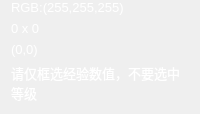
       <widget class="QWidget" name="widget_2" native="true">
        <layout class="QVBoxLayout" name="verticalLayout_2">
         <property name="topMargin">
          <number>0</number>
         </property>
         <item>
          <widget class="QLabel" name="labelRGB">
           <property name="sizePolicy">
            <sizepolicy hsizetype="Preferred" vsizetype="Fixed">
             <horstretch>0</horstretch>
             <verstretch>0</verstretch>
            </sizepolicy>
           </property>
           <property name="palette">
            <palette>
             <active>
              <colorrole role="WindowText">
               <brush brushstyle="SolidPattern">
                <color alpha="255">
                 <red>255</red>
                 <green>255</green>
                 <blue>255</blue>
                </color>
               </brush>
              </colorrole>
              <colorrole role="Button">
               <brush brushstyle="SolidPattern">
                <color alpha="230">
                 <red>0</red>
                 <green>0</green>
                 <blue>0</blue>
                </color>
               </brush>
              </colorrole>
              <colorrole role="Text">
               <brush brushstyle="SolidPattern">
                <color alpha="255">
                 <red>255</red>
                 <green>255</green>
                 <blue>255</blue>
                </color>
               </brush>
              </colorrole>
              <colorrole role="ButtonText">
               <brush brushstyle="SolidPattern">
                <color alpha="255">
                 <red>255</red>
                 <green>255</green>
                 <blue>255</blue>
                </color>
               </brush>
              </colorrole>
              <colorrole role="Base">
               <brush brushstyle="SolidPattern">
                <color alpha="230">
                 <red>0</red>
                 <green>0</green>
                 <blue>0</blue>
                </color>
               </brush>
              </colorrole>
              <colorrole role="Window">
               <brush brushstyle="SolidPattern">
                <color alpha="230">
                 <red>0</red>
                 <green>0</green>
                 <blue>0</blue>
                </color>
               </brush>
              </colorrole>
              <colorrole role="PlaceholderText">
               <brush brushstyle="NoBrush">
                <color alpha="128">
                 <red>255</red>
                 <green>255</green>
                 <blue>255</blue>
                </color>
               </brush>
              </colorrole>
             </active>
             <inactive>
              <colorrole role="WindowText">
               <brush brushstyle="SolidPattern">
                <color alpha="255">
                 <red>255</red>
                 <green>255</green>
                 <blue>255</blue>
                </color>
               </brush>
              </colorrole>
              <colorrole role="Button">
               <brush brushstyle="SolidPattern">
                <color alpha="230">
                 <red>0</red>
                 <green>0</green>
                 <blue>0</blue>
                </color>
               </brush>
              </colorrole>
              <colorrole role="Text">
               <brush brushstyle="SolidPattern">
                <color alpha="255">
                 <red>255</red>
                 <green>255</green>
                 <blue>255</blue>
                </color>
               </brush>
              </colorrole>
              <colorrole role="ButtonText">
               <brush brushstyle="SolidPattern">
                <color alpha="255">
                 <red>255</red>
                 <green>255</green>
                 <blue>255</blue>
                </color>
               </brush>
              </colorrole>
              <colorrole role="Base">
               <brush brushstyle="SolidPattern">
                <color alpha="230">
                 <red>0</red>
                 <green>0</green>
                 <blue>0</blue>
                </color>
               </brush>
              </colorrole>
              <colorrole role="Window">
               <brush brushstyle="SolidPattern">
                <color alpha="230">
                 <red>0</red>
                 <green>0</green>
                 <blue>0</blue>
                </color>
               </brush>
              </colorrole>
              <colorrole role="PlaceholderText">
               <brush brushstyle="NoBrush">
                <color alpha="128">
                 <red>255</red>
                 <green>255</green>
                 <blue>255</blue>
                </color>
               </brush>
              </colorrole>
             </inactive>
             <disabled>
              <colorrole role="WindowText">
               <brush brushstyle="SolidPattern">
                <color alpha="255">
                 <red>255</red>
                 <green>255</green>
                 <blue>255</blue>
                </color>
               </brush>
              </colorrole>
              <colorrole role="Button">
               <brush brushstyle="SolidPattern">
                <color alpha="230">
                 <red>0</red>
                 <green>0</green>
                 <blue>0</blue>
                </color>
               </brush>
              </colorrole>
              <colorrole role="Text">
               <brush brushstyle="SolidPattern">
                <color alpha="255">
                 <red>255</red>
                 <green>255</green>
                 <blue>255</blue>
                </color>
               </brush>
              </colorrole>
              <colorrole role="ButtonText">
               <brush brushstyle="SolidPattern">
                <color alpha="255">
                 <red>255</red>
                 <green>255</green>
                 <blue>255</blue>
                </color>
               </brush>
              </colorrole>
              <colorrole role="Base">
               <brush brushstyle="SolidPattern">
                <color alpha="230">
                 <red>0</red>
                 <green>0</green>
                 <blue>0</blue>
                </color>
               </brush>
              </colorrole>
              <colorrole role="Window">
               <brush brushstyle="SolidPattern">
                <color alpha="230">
                 <red>0</red>
                 <green>0</green>
                 <blue>0</blue>
                </color>
               </brush>
              </colorrole>
              <colorrole role="PlaceholderText">
               <brush brushstyle="NoBrush">
                <color alpha="128">
                 <red>255</red>
                 <green>255</green>
                 <blue>255</blue>
                </color>
               </brush>
              </colorrole>
             </disabled>
            </palette>
           </property>
           <property name="font">
            <font>
             <family>Arial</family>
             <pointsize>10</pointsize>
            </font>
           </property>
           <property name="text">
            <string notr="true">RGB:(255,255,255)</string>
           </property>
           <property name="scaledContents">
            <bool>true</bool>
           </property>
          </widget>
         </item>
         <item>
          <widget class="QLabel" name="labelSize">
           <property name="sizePolicy">
            <sizepolicy hsizetype="Expanding" vsizetype="Fixed">
             <horstretch>0</horstretch>
             <verstretch>0</verstretch>
            </sizepolicy>
           </property>
           <property name="palette">
            <palette>
             <active>
              <colorrole role="WindowText">
               <brush brushstyle="SolidPattern">
                <color alpha="255">
                 <red>255</red>
                 <green>255</green>
                 <blue>255</blue>
                </color>
               </brush>
              </colorrole>
              <colorrole role="Button">
               <brush brushstyle="SolidPattern">
                <color alpha="230">
                 <red>0</red>
                 <green>0</green>
                 <blue>0</blue>
                </color>
               </brush>
              </colorrole>
              <colorrole role="Text">
               <brush brushstyle="SolidPattern">
                <color alpha="255">
                 <red>255</red>
                 <green>255</green>
                 <blue>255</blue>
                </color>
               </brush>
              </colorrole>
              <colorrole role="ButtonText">
               <brush brushstyle="SolidPattern">
                <color alpha="255">
                 <red>255</red>
                 <green>255</green>
                 <blue>255</blue>
                </color>
               </brush>
              </colorrole>
              <colorrole role="Base">
               <brush brushstyle="SolidPattern">
                <color alpha="230">
                 <red>0</red>
                 <green>0</green>
                 <blue>0</blue>
                </color>
               </brush>
              </colorrole>
              <colorrole role="Window">
               <brush brushstyle="SolidPattern">
                <color alpha="230">
                 <red>0</red>
                 <green>0</green>
                 <blue>0</blue>
                </color>
               </brush>
              </colorrole>
              <colorrole role="PlaceholderText">
               <brush brushstyle="NoBrush">
                <color alpha="128">
                 <red>255</red>
                 <green>255</green>
                 <blue>255</blue>
                </color>
               </brush>
              </colorrole>
             </active>
             <inactive>
              <colorrole role="WindowText">
               <brush brushstyle="SolidPattern">
                <color alpha="255">
                 <red>255</red>
                 <green>255</green>
                 <blue>255</blue>
                </color>
               </brush>
              </colorrole>
              <colorrole role="Button">
               <brush brushstyle="SolidPattern">
                <color alpha="230">
                 <red>0</red>
                 <green>0</green>
                 <blue>0</blue>
                </color>
               </brush>
              </colorrole>
              <colorrole role="Text">
               <brush brushstyle="SolidPattern">
                <color alpha="255">
                 <red>255</red>
                 <green>255</green>
                 <blue>255</blue>
                </color>
               </brush>
              </colorrole>
              <colorrole role="ButtonText">
               <brush brushstyle="SolidPattern">
                <color alpha="255">
                 <red>255</red>
                 <green>255</green>
                 <blue>255</blue>
                </color>
               </brush>
              </colorrole>
              <colorrole role="Base">
               <brush brushstyle="SolidPattern">
                <color alpha="230">
                 <red>0</red>
                 <green>0</green>
                 <blue>0</blue>
                </color>
               </brush>
              </colorrole>
              <colorrole role="Window">
               <brush brushstyle="SolidPattern">
                <color alpha="230">
                 <red>0</red>
                 <green>0</green>
                 <blue>0</blue>
                </color>
               </brush>
              </colorrole>
              <colorrole role="PlaceholderText">
               <brush brushstyle="NoBrush">
                <color alpha="128">
                 <red>255</red>
                 <green>255</green>
                 <blue>255</blue>
                </color>
               </brush>
              </colorrole>
             </inactive>
             <disabled>
              <colorrole role="WindowText">
               <brush brushstyle="SolidPattern">
                <color alpha="255">
                 <red>255</red>
                 <green>255</green>
                 <blue>255</blue>
                </color>
               </brush>
              </colorrole>
              <colorrole role="Button">
               <brush brushstyle="SolidPattern">
                <color alpha="230">
                 <red>0</red>
                 <green>0</green>
                 <blue>0</blue>
                </color>
               </brush>
              </colorrole>
              <colorrole role="Text">
               <brush brushstyle="SolidPattern">
                <color alpha="255">
                 <red>255</red>
                 <green>255</green>
                 <blue>255</blue>
                </color>
               </brush>
              </colorrole>
              <colorrole role="ButtonText">
               <brush brushstyle="SolidPattern">
                <color alpha="255">
                 <red>255</red>
                 <green>255</green>
                 <blue>255</blue>
                </color>
               </brush>
              </colorrole>
              <colorrole role="Base">
               <brush brushstyle="SolidPattern">
                <color alpha="230">
                 <red>0</red>
                 <green>0</green>
                 <blue>0</blue>
                </color>
               </brush>
              </colorrole>
              <colorrole role="Window">
               <brush brushstyle="SolidPattern">
                <color alpha="230">
                 <red>0</red>
                 <green>0</green>
                 <blue>0</blue>
                </color>
               </brush>
              </colorrole>
              <colorrole role="PlaceholderText">
               <brush brushstyle="NoBrush">
                <color alpha="128">
                 <red>255</red>
                 <green>255</green>
                 <blue>255</blue>
                </color>
               </brush>
              </colorrole>
             </disabled>
            </palette>
           </property>
           <property name="font">
            <font>
             <family>Arial</family>
             <pointsize>10</pointsize>
            </font>
           </property>
           <property name="text">
            <string notr="true">0 x 0</string>
           </property>
           <property name="scaledContents">
            <bool>true</bool>
           </property>
          </widget>
         </item>
         <item>
          <widget class="QLabel" name="labelPosition">
           <property name="sizePolicy">
            <sizepolicy hsizetype="Expanding" vsizetype="Fixed">
             <horstretch>0</horstretch>
             <verstretch>0</verstretch>
            </sizepolicy>
           </property>
           <property name="palette">
            <palette>
             <active>
              <colorrole role="WindowText">
               <brush brushstyle="SolidPattern">
                <color alpha="255">
                 <red>255</red>
                 <green>255</green>
                 <blue>255</blue>
                </color>
               </brush>
              </colorrole>
              <colorrole role="Button">
               <brush brushstyle="SolidPattern">
                <color alpha="230">
                 <red>0</red>
                 <green>0</green>
                 <blue>0</blue>
                </color>
               </brush>
              </colorrole>
              <colorrole role="Text">
               <brush brushstyle="SolidPattern">
                <color alpha="255">
                 <red>255</red>
                 <green>255</green>
                 <blue>255</blue>
                </color>
               </brush>
              </colorrole>
              <colorrole role="ButtonText">
               <brush brushstyle="SolidPattern">
                <color alpha="255">
                 <red>255</red>
                 <green>255</green>
                 <blue>255</blue>
                </color>
               </brush>
              </colorrole>
              <colorrole role="Base">
               <brush brushstyle="SolidPattern">
                <color alpha="230">
                 <red>0</red>
                 <green>0</green>
                 <blue>0</blue>
                </color>
               </brush>
              </colorrole>
              <colorrole role="Window">
               <brush brushstyle="SolidPattern">
                <color alpha="230">
                 <red>0</red>
                 <green>0</green>
                 <blue>0</blue>
                </color>
               </brush>
              </colorrole>
              <colorrole role="PlaceholderText">
               <brush brushstyle="NoBrush">
                <color alpha="128">
                 <red>255</red>
                 <green>255</green>
                 <blue>255</blue>
                </color>
               </brush>
              </colorrole>
             </active>
             <inactive>
              <colorrole role="WindowText">
               <brush brushstyle="SolidPattern">
                <color alpha="255">
                 <red>255</red>
                 <green>255</green>
                 <blue>255</blue>
                </color>
               </brush>
              </colorrole>
              <colorrole role="Button">
               <brush brushstyle="SolidPattern">
                <color alpha="230">
                 <red>0</red>
                 <green>0</green>
                 <blue>0</blue>
                </color>
               </brush>
              </colorrole>
              <colorrole role="Text">
               <brush brushstyle="SolidPattern">
                <color alpha="255">
                 <red>255</red>
                 <green>255</green>
                 <blue>255</blue>
                </color>
               </brush>
              </colorrole>
              <colorrole role="ButtonText">
               <brush brushstyle="SolidPattern">
                <color alpha="255">
                 <red>255</red>
                 <green>255</green>
                 <blue>255</blue>
                </color>
               </brush>
              </colorrole>
              <colorrole role="Base">
               <brush brushstyle="SolidPattern">
                <color alpha="230">
                 <red>0</red>
                 <green>0</green>
                 <blue>0</blue>
                </color>
               </brush>
              </colorrole>
              <colorrole role="Window">
               <brush brushstyle="SolidPattern">
                <color alpha="230">
                 <red>0</red>
                 <green>0</green>
                 <blue>0</blue>
                </color>
               </brush>
              </colorrole>
              <colorrole role="PlaceholderText">
               <brush brushstyle="NoBrush">
                <color alpha="128">
                 <red>255</red>
                 <green>255</green>
                 <blue>255</blue>
                </color>
               </brush>
              </colorrole>
             </inactive>
             <disabled>
              <colorrole role="WindowText">
               <brush brushstyle="SolidPattern">
                <color alpha="255">
                 <red>255</red>
                 <green>255</green>
                 <blue>255</blue>
                </color>
               </brush>
              </colorrole>
              <colorrole role="Button">
               <brush brushstyle="SolidPattern">
                <color alpha="230">
                 <red>0</red>
                 <green>0</green>
                 <blue>0</blue>
                </color>
               </brush>
              </colorrole>
              <colorrole role="Text">
               <brush brushstyle="SolidPattern">
                <color alpha="255">
                 <red>255</red>
                 <green>255</green>
                 <blue>255</blue>
                </color>
               </brush>
              </colorrole>
              <colorrole role="ButtonText">
               <brush brushstyle="SolidPattern">
                <color alpha="255">
                 <red>255</red>
                 <green>255</green>
                 <blue>255</blue>
                </color>
               </brush>
              </colorrole>
              <colorrole role="Base">
               <brush brushstyle="SolidPattern">
                <color alpha="230">
                 <red>0</red>
                 <green>0</green>
                 <blue>0</blue>
                </color>
               </brush>
              </colorrole>
              <colorrole role="Window">
               <brush brushstyle="SolidPattern">
                <color alpha="230">
                 <red>0</red>
                 <green>0</green>
                 <blue>0</blue>
                </color>
               </brush>
              </colorrole>
              <colorrole role="PlaceholderText">
               <brush brushstyle="NoBrush">
                <color alpha="128">
                 <red>255</red>
                 <green>255</green>
                 <blue>255</blue>
                </color>
               </brush>
              </colorrole>
             </disabled>
            </palette>
           </property>
           <property name="font">
            <font>
             <family>Arial</family>
             <pointsize>10</pointsize>
            </font>
           </property>
           <property name="text">
            <string notr="true">(0,0)</string>
           </property>
           <property name="scaledContents">
            <bool>true</bool>
           </property>
          </widget>
         </item>
         <item>
          <widget class="QLabel" name="labelTips">
           <property name="sizePolicy">
            <sizepolicy hsizetype="Preferred" vsizetype="Preferred">
             <horstretch>0</horstretch>
             <verstretch>0</verstretch>
            </sizepolicy>
           </property>
           <property name="palette">
            <palette>
             <active>
              <colorrole role="WindowText">
               <brush brushstyle="SolidPattern">
                <color alpha="255">
                 <red>255</red>
                 <green>255</green>
                 <blue>255</blue>
                </color>
               </brush>
              </colorrole>
              <colorrole role="Button">
               <brush brushstyle="SolidPattern">
                <color alpha="230">
                 <red>0</red>
                 <green>0</green>
                 <blue>0</blue>
                </color>
               </brush>
              </colorrole>
              <colorrole role="Text">
               <brush brushstyle="SolidPattern">
                <color alpha="255">
                 <red>255</red>
                 <green>255</green>
                 <blue>255</blue>
                </color>
               </brush>
              </colorrole>
              <colorrole role="ButtonText">
               <brush brushstyle="SolidPattern">
                <color alpha="255">
                 <red>255</red>
                 <green>255</green>
                 <blue>255</blue>
                </color>
               </brush>
              </colorrole>
              <colorrole role="Base">
               <brush brushstyle="SolidPattern">
                <color alpha="230">
                 <red>0</red>
                 <green>0</green>
                 <blue>0</blue>
                </color>
               </brush>
              </colorrole>
              <colorrole role="Window">
               <brush brushstyle="SolidPattern">
                <color alpha="230">
                 <red>0</red>
                 <green>0</green>
                 <blue>0</blue>
                </color>
               </brush>
              </colorrole>
              <colorrole role="PlaceholderText">
               <brush brushstyle="NoBrush">
                <color alpha="128">
                 <red>255</red>
                 <green>255</green>
                 <blue>255</blue>
                </color>
               </brush>
              </colorrole>
             </active>
             <inactive>
              <colorrole role="WindowText">
               <brush brushstyle="SolidPattern">
                <color alpha="255">
                 <red>255</red>
                 <green>255</green>
                 <blue>255</blue>
                </color>
               </brush>
              </colorrole>
              <colorrole role="Button">
               <brush brushstyle="SolidPattern">
                <color alpha="230">
                 <red>0</red>
                 <green>0</green>
                 <blue>0</blue>
                </color>
               </brush>
              </colorrole>
              <colorrole role="Text">
               <brush brushstyle="SolidPattern">
                <color alpha="255">
                 <red>255</red>
                 <green>255</green>
                 <blue>255</blue>
                </color>
               </brush>
              </colorrole>
              <colorrole role="ButtonText">
               <brush brushstyle="SolidPattern">
                <color alpha="255">
                 <red>255</red>
                 <green>255</green>
                 <blue>255</blue>
                </color>
               </brush>
              </colorrole>
              <colorrole role="Base">
               <brush brushstyle="SolidPattern">
                <color alpha="230">
                 <red>0</red>
                 <green>0</green>
                 <blue>0</blue>
                </color>
               </brush>
              </colorrole>
              <colorrole role="Window">
               <brush brushstyle="SolidPattern">
                <color alpha="230">
                 <red>0</red>
                 <green>0</green>
                 <blue>0</blue>
                </color>
               </brush>
              </colorrole>
              <colorrole role="PlaceholderText">
               <brush brushstyle="NoBrush">
                <color alpha="128">
                 <red>255</red>
                 <green>255</green>
                 <blue>255</blue>
                </color>
               </brush>
              </colorrole>
             </inactive>
             <disabled>
              <colorrole role="WindowText">
               <brush brushstyle="SolidPattern">
                <color alpha="255">
                 <red>255</red>
                 <green>255</green>
                 <blue>255</blue>
                </color>
               </brush>
              </colorrole>
              <colorrole role="Button">
               <brush brushstyle="SolidPattern">
                <color alpha="230">
                 <red>0</red>
                 <green>0</green>
                 <blue>0</blue>
                </color>
               </brush>
              </colorrole>
              <colorrole role="Text">
               <brush brushstyle="SolidPattern">
                <color alpha="255">
                 <red>255</red>
                 <green>255</green>
                 <blue>255</blue>
                </color>
               </brush>
              </colorrole>
              <colorrole role="ButtonText">
               <brush brushstyle="SolidPattern">
                <color alpha="255">
                 <red>255</red>
                 <green>255</green>
                 <blue>255</blue>
                </color>
               </brush>
              </colorrole>
              <colorrole role="Base">
               <brush brushstyle="SolidPattern">
                <color alpha="230">
                 <red>0</red>
                 <green>0</green>
                 <blue>0</blue>
                </color>
               </brush>
              </colorrole>
              <colorrole role="Window">
               <brush brushstyle="SolidPattern">
                <color alpha="230">
                 <red>0</red>
                 <green>0</green>
                 <blue>0</blue>
                </color>
               </brush>
              </colorrole>
              <colorrole role="PlaceholderText">
               <brush brushstyle="NoBrush">
                <color alpha="128">
                 <red>255</red>
                 <green>255</green>
                 <blue>255</blue>
                </color>
               </brush>
              </colorrole>
             </disabled>
            </palette>
           </property>
           <property name="font">
            <font>
             <family>Arial</family>
             <pointsize>10</pointsize>
            </font>
           </property>
           <property name="text">
            <string>请仅框选经验数值，不要选中等级</string>
           </property>
           <property name="scaledContents">
            <bool>true</bool>
           </property>
           <property name="wordWrap">
            <bool>true</bool>
           </property>
          </widget>
         </item>
        </layout>
       </widget>
